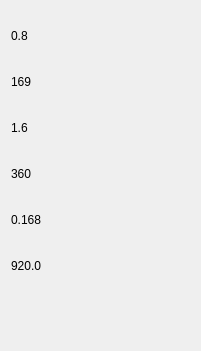
    <widget class="CardWidget" name="CardWidget_153">
     <property name="geometry">
      <rect>
       <x>500</x>
       <y>170</y>
       <width>201</width>
       <height>351</height>
      </rect>
     </property>
     <property name="minimumSize">
      <size>
       <width>0</width>
       <height>0</height>
      </size>
     </property>
     <layout class="QGridLayout" name="gridLayout_86">
      <item row="4" column="0">
       <widget class="SubtitleLabel" name="SubtitleLabel_655">
        <property name="maximumSize">
         <size>
          <width>16777215</width>
          <height>31</height>
         </size>
        </property>
        <property name="text">
         <string>0.168</string>
        </property>
       </widget>
      </item>
      <item row="1" column="0">
       <widget class="SubtitleLabel" name="SubtitleLabel_652">
        <property name="maximumSize">
         <size>
          <width>16777215</width>
          <height>31</height>
         </size>
        </property>
        <property name="text">
         <string>169</string>
        </property>
       </widget>
      </item>
      <item row="8" column="0">
       <widget class="SubtitleLabel" name="SubtitleLabel_656">
        <property name="maximumSize">
         <size>
          <width>16777215</width>
          <height>31</height>
         </size>
        </property>
        <property name="text">
         <string>920.0</string>
        </property>
       </widget>
      </item>
      <item row="0" column="0">
       <widget class="SubtitleLabel" name="SubtitleLabel_651">
        <property name="maximumSize">
         <size>
          <width>16777215</width>
          <height>31</height>
         </size>
        </property>
        <property name="text">
         <string>0.8</string>
        </property>
       </widget>
      </item>
      <item row="3" column="0">
       <widget class="SubtitleLabel" name="SubtitleLabel_654">
        <property name="minimumSize">
         <size>
          <width>179</width>
          <height>31</height>
         </size>
        </property>
        <property name="maximumSize">
         <size>
          <width>16777215</width>
          <height>31</height>
         </size>
        </property>
        <property name="text">
         <string>360</string>
        </property>
       </widget>
      </item>
      <item row="9" column="0">
       <widget class="SubtitleLabel" name="SubtitleLabel_976">
        <property name="maximumSize">
         <size>
          <width>16777215</width>
          <height>31</height>
         </size>
        </property>
        <property name="text">
         <string/>
        </property>
       </widget>
      </item>
      <item row="2" column="0">
       <widget class="SubtitleLabel" name="SubtitleLabel_653">
        <property name="maximumSize">
         <size>
          <width>16777215</width>
          <height>31</height>
         </size>
        </property>
        <property name="text">
         <string>1.6</string>
        </property>
       </widget>
      </item>
     </layout>
    </widget>
